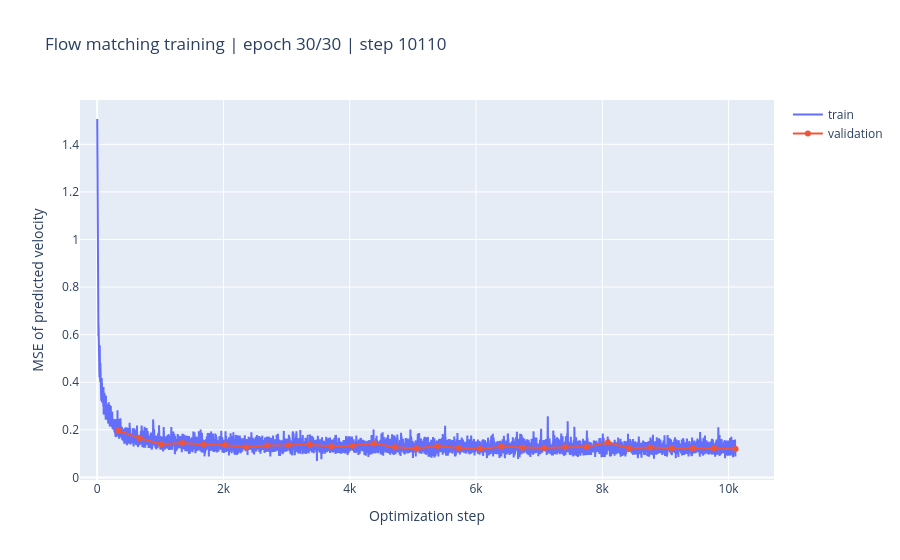

Notebook source saved alongside this figure:
### Markdown cell above
## 4. Flow Matching Training

For each maze, sample `z ~ N(0, I)` and `t ~ Uniform(0, 1)`, then form `x_t = (1 - t)z + t x_data`. Train the U-Net to predict `x_data - z` with MSE. Training samples one point on the path directly; it does not numerically integrate or unroll the ODE. Validation uses the same objective. The live Plotly loss chart updates in place.

### Code cell
BATCH_SIZE = 32
EPOCHS = 30
LEARNING_RATE = 2e-4
PLOT_EVERY = 100

train_loader = DataLoader(
    TensorDataset(train_mazes), batch_size=BATCH_SIZE, shuffle=True, drop_last=True
)
val_loader = DataLoader(TensorDataset(val_mazes), batch_size=BATCH_SIZE, shuffle=False)
optimizer = torch.optim.AdamW(model.parameters(), lr=LEARNING_RATE)


def batch_loss(maze_batch):
    x_data = embed_binary(maze_batch.to(DEVICE), binary_embeddings)
    noise = torch.randn_like(x_data)
    t = torch.rand(x_data.shape[0], device=DEVICE)
    t_image = t[:, None, None, None]
    x_t = (1.0 - t_image) * noise + t_image * x_data
    target_velocity = x_data - noise
    predicted_velocity = model(x_t, t * TIME_EMBEDDING_SCALE)
    return F.mse_loss(predicted_velocity, target_velocity)


@torch.no_grad()
def validation_loss():
    model.eval()
    values = [batch_loss(batch).item() for (batch,) in val_loader]
    model.train()
    return float(np.mean(values))


model.train()
train_history, val_history = [], []
loss_fig = go.Figure()
loss_fig.add_scatter(name="train", mode="lines")
loss_fig.add_scatter(name="validation", mode="lines+markers")
loss_fig.update_layout(
    title="Flow matching velocity MSE",
    xaxis_title="Optimization step",
    yaxis_title="MSE of predicted velocity",
)
global_step = 0
for epoch in range(EPOCHS):
    for (batch,) in train_loader:
        optimizer.zero_grad(set_to_none=True)
        loss = batch_loss(batch)
        loss.backward()
        optimizer.step()
        train_history.append(loss.item())
        global_step += 1
        if global_step % PLOT_EVERY == 0:
            loss_fig.data[0].x = list(range(1, len(train_history) + 1))
            loss_fig.data[0].y = train_history
            loss_fig.data[1].x = [step for step, _ in val_history]
            loss_fig.data[1].y = [value for _, value in val_history]
            loss_fig.update_layout(
                title=f"Flow matching training | epoch {epoch + 1}/{EPOCHS} | step {global_step}"
            )
            clear_output(wait=True)
            display(loss_fig)
    epoch_train = float(np.mean(train_history[-len(train_loader) :]))
    epoch_validation = validation_loss()
    val_history.append((global_step, epoch_validation))
    loss_fig.data[0].x = list(range(1, len(train_history) + 1))
    loss_fig.data[0].y = train_history
    loss_fig.data[1].x = [step for step, _ in val_history]
    loss_fig.data[1].y = [value for _, value in val_history]
    loss_fig.update_layout(
        title=f"Flow matching training | epoch {epoch + 1}/{EPOCHS} | step {global_step}"
    )
    clear_output(wait=True)
    display(loss_fig)
    print(
        f"Epoch {epoch + 1:02d}/{EPOCHS} | train={epoch_train:.4f} | val={epoch_validation:.4f}"
    )

print(f"Training complete | train={epoch_train:.4f} | val={epoch_validation:.4f}")

### Figure 1 — Plotly figure (JSON) as saved in the notebook; plotly's stock layout.template omitted (floating-point values rounded to 4 significant figures; data arrays with more than 128 entries replaced by an {"elided": "..."} marker saying what was removed)
{"data": [{"mode": "lines", "name": "train", "type": "scatter", "x": {"elided": "10110 int values"}, "y": {"elided": "10110 float values"}}, {"mode": "lines+markers", "name": "validation", "type": "scatter", "x": [337, 674, 1011, 1348, 1685, 2022, 2359, 2696, 3033, 3370, 3707, 4044, 4381, 4718, 5055, 5392, 5729, 6066, 6403, 6740, 7077, 7414, 7751, 8088, 8425, 8762, 9099, 9436, 9773, 10110], "y": [0.1967, 0.1643, 0.1395, 0.1443, 0.1379, 0.1359, 0.1265, 0.1344, 0.1349, 0.1376, 0.1296, 0.1326, 0.1421, 0.1267, 0.1218, 0.1315, 0.1233, 0.1198, 0.129, 0.1249, 0.1238, 0.1262, 0.1272, 0.1468, 0.1222, 0.1257, 0.1225, 0.1227, 0.122, 0.1192]}], "layout": {"title": {"text": "Flow matching training | epoch 30/30 | step 10110"}, "xaxis": {"title": {"text": "Optimization step"}}, "yaxis": {"title": {"text": "MSE of predicted velocity"}}}}
